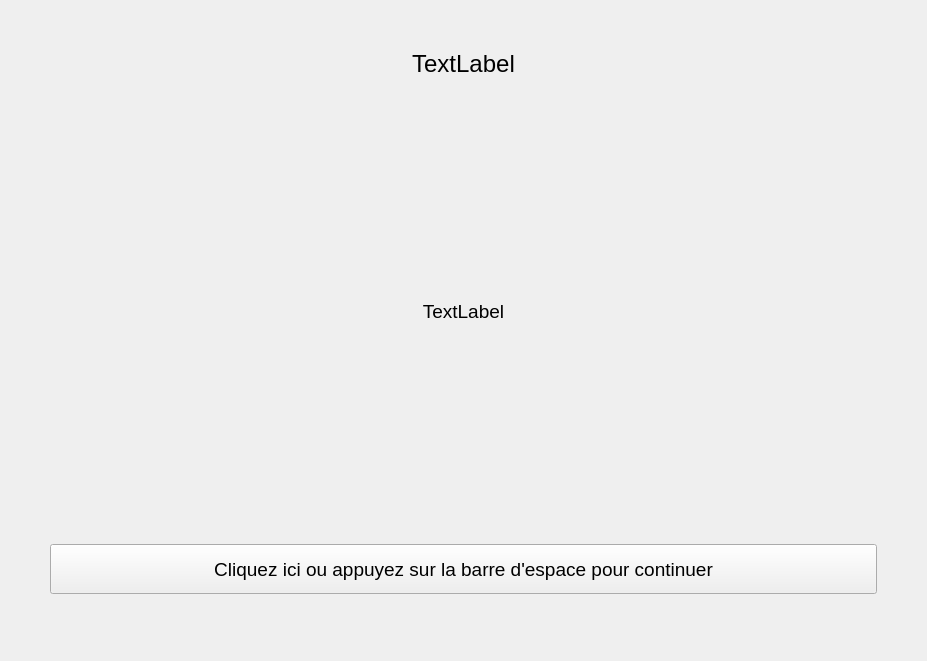
<?xml version="1.0" encoding="UTF-8"?>
<ui version="4.0">
 <class>WorkingMemoryTestForm</class>
 <widget class="QWidget" name="WorkingMemoryTestForm">
  <property name="geometry">
   <rect>
    <x>0</x>
    <y>0</y>
    <width>927</width>
    <height>661</height>
   </rect>
  </property>
  <property name="windowTitle">
   <string>Form</string>
  </property>
  <layout class="QGridLayout" name="gridLayout">
   <property name="leftMargin">
    <number>0</number>
   </property>
   <property name="topMargin">
    <number>0</number>
   </property>
   <property name="rightMargin">
    <number>0</number>
   </property>
   <property name="bottomMargin">
    <number>0</number>
   </property>
   <item row="0" column="0">
    <widget class="QStackedWidget" name="stackedWidget">
     <property name="currentIndex">
      <number>0</number>
     </property>
     <widget class="QWidget" name="pageInstructions">
      <layout class="QGridLayout" name="gridLayout_3">
       <property name="leftMargin">
        <number>50</number>
       </property>
       <property name="topMargin">
        <number>50</number>
       </property>
       <property name="rightMargin">
        <number>50</number>
       </property>
       <property name="bottomMargin">
        <number>50</number>
       </property>
       <item row="2" column="0">
        <widget class="QLabel" name="labelInstructions">
         <property name="minimumSize">
          <size>
           <width>0</width>
           <height>300</height>
          </size>
         </property>
         <property name="font">
          <font>
           <pointsize>14</pointsize>
          </font>
         </property>
         <property name="text">
          <string>TextLabel</string>
         </property>
         <property name="alignment">
          <set>Qt::AlignCenter</set>
         </property>
         <property name="wordWrap">
          <bool>true</bool>
         </property>
        </widget>
       </item>
       <item row="1" column="0">
        <spacer name="verticalSpacerAfterTitle">
         <property name="orientation">
          <enum>Qt::Vertical</enum>
         </property>
         <property name="sizeHint" stdset="0">
          <size>
           <width>20</width>
           <height>100</height>
          </size>
         </property>
        </spacer>
       </item>
       <item row="3" column="0">
        <spacer name="verticalSpacerAfterInstructions">
         <property name="orientation">
          <enum>Qt::Vertical</enum>
         </property>
         <property name="sizeHint" stdset="0">
          <size>
           <width>20</width>
           <height>100</height>
          </size>
         </property>
        </spacer>
       </item>
       <item row="4" column="0">
        <widget class="QPushButton" name="buttonNext">
         <property name="minimumSize">
          <size>
           <width>0</width>
           <height>50</height>
          </size>
         </property>
         <property name="font">
          <font>
           <pointsize>14</pointsize>
          </font>
         </property>
         <property name="text">
          <string>Cliquez ici ou appuyez sur la barre d'espace pour continuer</string>
         </property>
         <property name="shortcut">
          <string>Space</string>
         </property>
        </widget>
       </item>
       <item row="0" column="0">
        <widget class="QLabel" name="labelTitle">
         <property name="font">
          <font>
           <pointsize>18</pointsize>
          </font>
         </property>
         <property name="text">
          <string>TextLabel</string>
         </property>
         <property name="alignment">
          <set>Qt::AlignCenter</set>
         </property>
        </widget>
       </item>
       <item row="5" column="0">
        <spacer name="verticalSpacer">
         <property name="orientation">
          <enum>Qt::Vertical</enum>
         </property>
         <property name="sizeHint" stdset="0">
          <size>
           <width>20</width>
           <height>40</height>
          </size>
         </property>
        </spacer>
       </item>
      </layout>
     </widget>
     <widget class="QWidget" name="pageFixationCross">
      <property name="palette">
       <palette>
        <active>
         <colorrole role="WindowText">
          <brush brushstyle="SolidPattern">
           <color alpha="255">
            <red>255</red>
            <green>255</green>
            <blue>255</blue>
           </color>
          </brush>
         </colorrole>
         <colorrole role="Button">
          <brush brushstyle="SolidPattern">
           <color alpha="255">
            <red>0</red>
            <green>0</green>
            <blue>0</blue>
           </color>
          </brush>
         </colorrole>
         <colorrole role="Light">
          <brush brushstyle="SolidPattern">
           <color alpha="255">
            <red>0</red>
            <green>0</green>
            <blue>0</blue>
           </color>
          </brush>
         </colorrole>
         <colorrole role="Midlight">
          <brush brushstyle="SolidPattern">
           <color alpha="255">
            <red>0</red>
            <green>0</green>
            <blue>0</blue>
           </color>
          </brush>
         </colorrole>
         <colorrole role="Dark">
          <brush brushstyle="SolidPattern">
           <color alpha="255">
            <red>0</red>
            <green>0</green>
            <blue>0</blue>
           </color>
          </brush>
         </colorrole>
         <colorrole role="Mid">
          <brush brushstyle="SolidPattern">
           <color alpha="255">
            <red>0</red>
            <green>0</green>
            <blue>0</blue>
           </color>
          </brush>
         </colorrole>
         <colorrole role="Text">
          <brush brushstyle="SolidPattern">
           <color alpha="255">
            <red>255</red>
            <green>255</green>
            <blue>255</blue>
           </color>
          </brush>
         </colorrole>
         <colorrole role="BrightText">
          <brush brushstyle="SolidPattern">
           <color alpha="255">
            <red>255</red>
            <green>255</green>
            <blue>255</blue>
           </color>
          </brush>
         </colorrole>
         <colorrole role="ButtonText">
          <brush brushstyle="SolidPattern">
           <color alpha="255">
            <red>255</red>
            <green>255</green>
            <blue>255</blue>
           </color>
          </brush>
         </colorrole>
         <colorrole role="Base">
          <brush brushstyle="SolidPattern">
           <color alpha="255">
            <red>0</red>
            <green>0</green>
            <blue>0</blue>
           </color>
          </brush>
         </colorrole>
         <colorrole role="Window">
          <brush brushstyle="SolidPattern">
           <color alpha="255">
            <red>0</red>
            <green>0</green>
            <blue>0</blue>
           </color>
          </brush>
         </colorrole>
         <colorrole role="Shadow">
          <brush brushstyle="SolidPattern">
           <color alpha="255">
            <red>0</red>
            <green>0</green>
            <blue>0</blue>
           </color>
          </brush>
         </colorrole>
         <colorrole role="AlternateBase">
          <brush brushstyle="SolidPattern">
           <color alpha="255">
            <red>0</red>
            <green>0</green>
            <blue>0</blue>
           </color>
          </brush>
         </colorrole>
         <colorrole role="ToolTipBase">
          <brush brushstyle="SolidPattern">
           <color alpha="255">
            <red>255</red>
            <green>255</green>
            <blue>220</blue>
           </color>
          </brush>
         </colorrole>
         <colorrole role="ToolTipText">
          <brush brushstyle="SolidPattern">
           <color alpha="255">
            <red>0</red>
            <green>0</green>
            <blue>0</blue>
           </color>
          </brush>
         </colorrole>
        </active>
        <inactive>
         <colorrole role="WindowText">
          <brush brushstyle="SolidPattern">
           <color alpha="255">
            <red>255</red>
            <green>255</green>
            <blue>255</blue>
           </color>
          </brush>
         </colorrole>
         <colorrole role="Button">
          <brush brushstyle="SolidPattern">
           <color alpha="255">
            <red>0</red>
            <green>0</green>
            <blue>0</blue>
           </color>
          </brush>
         </colorrole>
         <colorrole role="Light">
          <brush brushstyle="SolidPattern">
           <color alpha="255">
            <red>0</red>
            <green>0</green>
            <blue>0</blue>
           </color>
          </brush>
         </colorrole>
         <colorrole role="Midlight">
          <brush brushstyle="SolidPattern">
           <color alpha="255">
            <red>0</red>
            <green>0</green>
            <blue>0</blue>
           </color>
          </brush>
         </colorrole>
         <colorrole role="Dark">
          <brush brushstyle="SolidPattern">
           <color alpha="255">
            <red>0</red>
            <green>0</green>
            <blue>0</blue>
           </color>
          </brush>
         </colorrole>
         <colorrole role="Mid">
          <brush brushstyle="SolidPattern">
           <color alpha="255">
            <red>0</red>
            <green>0</green>
            <blue>0</blue>
           </color>
          </brush>
         </colorrole>
         <colorrole role="Text">
          <brush brushstyle="SolidPattern">
           <color alpha="255">
            <red>255</red>
            <green>255</green>
            <blue>255</blue>
           </color>
          </brush>
         </colorrole>
         <colorrole role="BrightText">
          <brush brushstyle="SolidPattern">
           <color alpha="255">
            <red>255</red>
            <green>255</green>
            <blue>255</blue>
           </color>
          </brush>
         </colorrole>
         <colorrole role="ButtonText">
          <brush brushstyle="SolidPattern">
           <color alpha="255">
            <red>255</red>
            <green>255</green>
            <blue>255</blue>
           </color>
          </brush>
         </colorrole>
         <colorrole role="Base">
          <brush brushstyle="SolidPattern">
           <color alpha="255">
            <red>0</red>
            <green>0</green>
            <blue>0</blue>
           </color>
          </brush>
         </colorrole>
         <colorrole role="Window">
          <brush brushstyle="SolidPattern">
           <color alpha="255">
            <red>0</red>
            <green>0</green>
            <blue>0</blue>
           </color>
          </brush>
         </colorrole>
         <colorrole role="Shadow">
          <brush brushstyle="SolidPattern">
           <color alpha="255">
            <red>0</red>
            <green>0</green>
            <blue>0</blue>
           </color>
          </brush>
         </colorrole>
         <colorrole role="AlternateBase">
          <brush brushstyle="SolidPattern">
           <color alpha="255">
            <red>0</red>
            <green>0</green>
            <blue>0</blue>
           </color>
          </brush>
         </colorrole>
         <colorrole role="ToolTipBase">
          <brush brushstyle="SolidPattern">
           <color alpha="255">
            <red>255</red>
            <green>255</green>
            <blue>220</blue>
           </color>
          </brush>
         </colorrole>
         <colorrole role="ToolTipText">
          <brush brushstyle="SolidPattern">
           <color alpha="255">
            <red>0</red>
            <green>0</green>
            <blue>0</blue>
           </color>
          </brush>
         </colorrole>
        </inactive>
        <disabled>
         <colorrole role="WindowText">
          <brush brushstyle="SolidPattern">
           <color alpha="255">
            <red>0</red>
            <green>0</green>
            <blue>0</blue>
           </color>
          </brush>
         </colorrole>
         <colorrole role="Button">
          <brush brushstyle="SolidPattern">
           <color alpha="255">
            <red>0</red>
            <green>0</green>
            <blue>0</blue>
           </color>
          </brush>
         </colorrole>
         <colorrole role="Light">
          <brush brushstyle="SolidPattern">
           <color alpha="255">
            <red>0</red>
            <green>0</green>
            <blue>0</blue>
           </color>
          </brush>
         </colorrole>
         <colorrole role="Midlight">
          <brush brushstyle="SolidPattern">
           <color alpha="255">
            <red>0</red>
            <green>0</green>
            <blue>0</blue>
           </color>
          </brush>
         </colorrole>
         <colorrole role="Dark">
          <brush brushstyle="SolidPattern">
           <color alpha="255">
            <red>0</red>
            <green>0</green>
            <blue>0</blue>
           </color>
          </brush>
         </colorrole>
         <colorrole role="Mid">
          <brush brushstyle="SolidPattern">
           <color alpha="255">
            <red>0</red>
            <green>0</green>
            <blue>0</blue>
           </color>
          </brush>
         </colorrole>
         <colorrole role="Text">
          <brush brushstyle="SolidPattern">
           <color alpha="255">
            <red>0</red>
            <green>0</green>
            <blue>0</blue>
           </color>
          </brush>
         </colorrole>
         <colorrole role="BrightText">
          <brush brushstyle="SolidPattern">
           <color alpha="255">
            <red>255</red>
            <green>255</green>
            <blue>255</blue>
           </color>
          </brush>
         </colorrole>
         <colorrole role="ButtonText">
          <brush brushstyle="SolidPattern">
           <color alpha="255">
            <red>0</red>
            <green>0</green>
            <blue>0</blue>
           </color>
          </brush>
         </colorrole>
         <colorrole role="Base">
          <brush brushstyle="SolidPattern">
           <color alpha="255">
            <red>0</red>
            <green>0</green>
            <blue>0</blue>
           </color>
          </brush>
         </colorrole>
         <colorrole role="Window">
          <brush brushstyle="SolidPattern">
           <color alpha="255">
            <red>0</red>
            <green>0</green>
            <blue>0</blue>
           </color>
          </brush>
         </colorrole>
         <colorrole role="Shadow">
          <brush brushstyle="SolidPattern">
           <color alpha="255">
            <red>0</red>
            <green>0</green>
            <blue>0</blue>
           </color>
          </brush>
         </colorrole>
         <colorrole role="AlternateBase">
          <brush brushstyle="SolidPattern">
           <color alpha="255">
            <red>0</red>
            <green>0</green>
            <blue>0</blue>
           </color>
          </brush>
         </colorrole>
         <colorrole role="ToolTipBase">
          <brush brushstyle="SolidPattern">
           <color alpha="255">
            <red>255</red>
            <green>255</green>
            <blue>220</blue>
           </color>
          </brush>
         </colorrole>
         <colorrole role="ToolTipText">
          <brush brushstyle="SolidPattern">
           <color alpha="255">
            <red>0</red>
            <green>0</green>
            <blue>0</blue>
           </color>
          </brush>
         </colorrole>
        </disabled>
       </palette>
      </property>
      <layout class="QGridLayout" name="gridLayout_5">
       <property name="leftMargin">
        <number>0</number>
       </property>
       <property name="topMargin">
        <number>0</number>
       </property>
       <property name="rightMargin">
        <number>0</number>
       </property>
       <property name="bottomMargin">
        <number>0</number>
       </property>
       <item row="0" column="0">
        <widget class="QLabel" name="labelFixationCross">
         <property name="maximumSize">
          <size>
           <width>100</width>
           <height>100</height>
          </size>
         </property>
         <property name="text">
          <string/>
         </property>
         <property name="pixmap">
          <pixmap resource="expe.qrc">:/expe/fixation.png</pixmap>
         </property>
         <property name="scaledContents">
          <bool>true</bool>
         </property>
         <property name="alignment">
          <set>Qt::AlignCenter</set>
         </property>
        </widget>
       </item>
      </layout>
     </widget>
     <widget class="QWidget" name="pageScene">
      <layout class="QGridLayout" name="gridLayout_2">
       <property name="leftMargin">
        <number>0</number>
       </property>
       <property name="topMargin">
        <number>0</number>
       </property>
       <property name="rightMargin">
        <number>0</number>
       </property>
       <property name="bottomMargin">
        <number>0</number>
       </property>
       <item row="0" column="0">
        <widget class="WMTestSceneWidget" name="wmScene" native="true"/>
       </item>
      </layout>
     </widget>
     <widget class="QWidget" name="pageDataEntry">
      <layout class="QGridLayout" name="gridLayout_4">
       <property name="leftMargin">
        <number>0</number>
       </property>
       <property name="topMargin">
        <number>0</number>
       </property>
       <property name="rightMargin">
        <number>0</number>
       </property>
       <property name="bottomMargin">
        <number>0</number>
       </property>
       <item row="0" column="0">
        <widget class="WMTestDataEntryWidget" name="wmDataEntry" native="true"/>
       </item>
      </layout>
     </widget>
     <widget class="QWidget" name="pageBlank"/>
    </widget>
   </item>
  </layout>
 </widget>
 <customwidgets>
  <customwidget>
   <class>WMTestSceneWidget</class>
   <extends>QWidget</extends>
   <header>WMTestSceneWidget.h</header>
   <container>1</container>
  </customwidget>
  <customwidget>
   <class>WMTestDataEntryWidget</class>
   <extends>QWidget</extends>
   <header>WMTestDataEntryWidget.h</header>
   <container>1</container>
  </customwidget>
 </customwidgets>
 <resources>
  <include location="expe.qrc"/>
 </resources>
 <connections/>
</ui>
